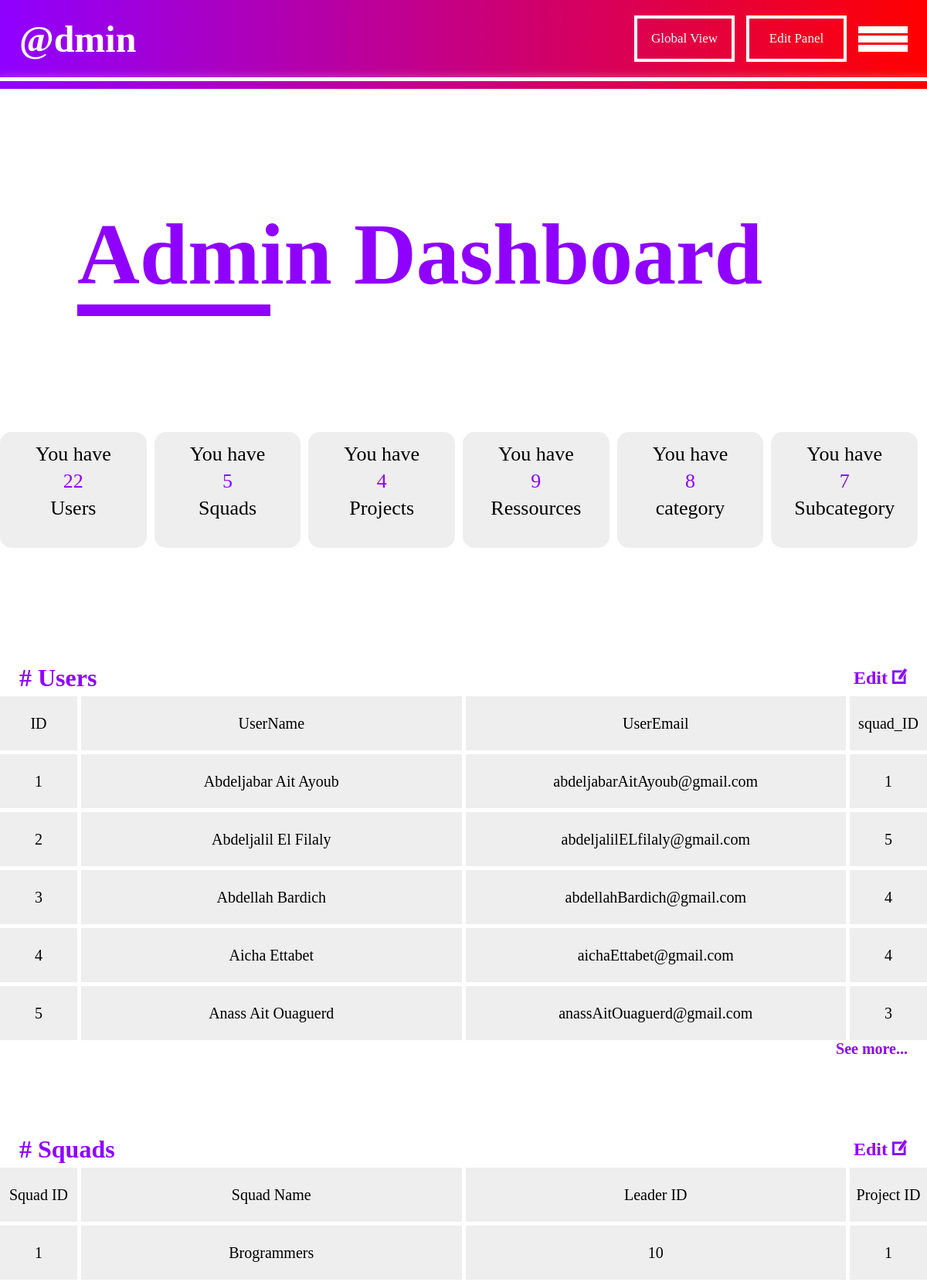
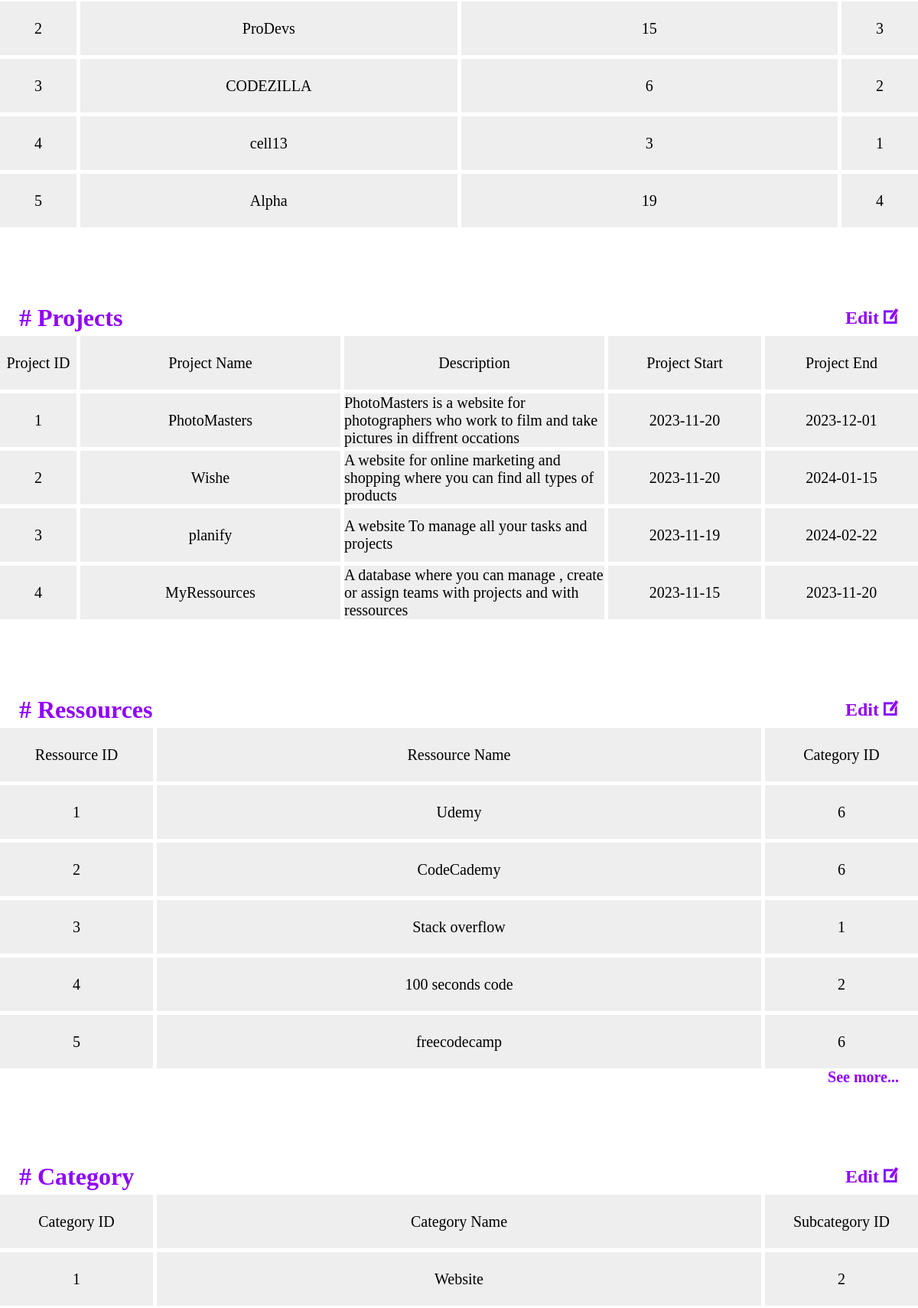
The app's page /admin.php (upper part) with its own data (2 pictures, top to bottom).
### tables this page shows
CREATE TABLE `users` (
  `UserID` int(11) NOT NULL,
  `UserName` varchar(40) DEFAULT NULL,
  `UserEmail` varchar(40) DEFAULT NULL,
  `squad_ID` int(11) DEFAULT NULL
);

CREATE TABLE `squads` (
  `squadID` int(11) NOT NULL,
  `squadName` varchar(30) DEFAULT NULL,
  `leaderID` int(11) DEFAULT NULL,
  `Current_projectID` int(11) DEFAULT NULL
);

CREATE TABLE `projects` (
  `projectID` int(11) NOT NULL,
  `projectNAME` varchar(50) DEFAULT NULL,
  `projectDescription` varchar(100) DEFAULT NULL,
  `projectStart` date DEFAULT NULL,
  `projectEnd` date DEFAULT NULL,
  `ressource_ID` int(11) DEFAULT NULL
);

CREATE TABLE `ressources` (
  `ressourceID` int(11) NOT NULL,
  `category_ID` int(11) DEFAULT NULL,
  `ressourceNAME` varchar(30) DEFAULT NULL
);

CREATE TABLE `category` (
  `categoryID` int(11) NOT NULL,
  `Its_subcategoryID` int(11) DEFAULT NULL,
  `categoryNAME` varchar(30) DEFAULT NULL
);

### php/functions.php (the view, shortened to what this page needs)
<?php
            function printUserTable($limit) {
                $servername = "localhost";
                $username = "root";
                $password = "";
                $dbname = "myressources";
                $conn = new mysqli($servername, $username,$password,$dbname);
                $sql = "";
                if ($limit == 0) {
                  $sql = "SELECT * FROM users";
                } else {
                  $sql = "SELECT * FROM users LIMIT $limit";
                }
                $result = $conn->query($sql);
                if ($result->num_rows > 0) {
                  while($row = $result->fetch_assoc()) {
                    echo "<div class='row'><div>". $row["UserID"]. "</div><div>". $row["UserName"]. "</div><div> " . $row["UserEmail"] ."</div><div> " . $row["squad_ID"]. " </div></div>";
                  }
                } else {
                  echo "0 results";
                }
            }
            function printSquadTable($limit) {
                $servername = "localhost";
                $username = "root";
                $password = "";
                $dbname = "myressources";
                $conn = new mysqli($servername, $username,$password,$dbname);
                $sql = "";
                if ($limit == 0) {
                  $sql = "SELECT * FROM squads";
                } else {
                  $sql = "SELECT * FROM squads LIMIT $limit";
                }
                $result = $conn->query($sql);
                if ($result->num_rows > 0) {
                  while($row = $result->fetch_assoc()) {
                    echo "<div class='row'><div>". $row["squadID"]. "</div><div>". $row["squadName"]. "</div><div> " . $row["leaderID"] ."</div><div> " . $row["Current_projectID"]. " </div></div>";
                  }
                } else {
                  echo "0 results";
                }
            }
            function printProjectTable($limit) {
                $servername = "localhost";
                $username = "root";
                $password = "";
                $dbname = "myressources";
                $conn = new mysqli($servername, $username,$password,$dbname);
                $sql = "";
                if ($limit == 0) {
                  $sql = "SELECT * FROM projects";
                } else {
                  $sql = "SELECT * FROM projects LIMIT $limit";
                }
                $result = $conn->query($sql);
                if ($result->num_rows > 0) {
                  while($row = $result->fetch_assoc()) {
                    echo "<div class='row'><div>". $row["projectID"]. "</div><div>". $row["projectNAME"]. "</div><div> " . $row["projectDescription"] ."</div><div class='start'> " . $row["projectStart"]."</div><div class='end'> ". $row["projectEnd"]." </div></div>";
                  }
                } else {
                  echo "0 results";
                }
            }
            function printRessourcesTable($limit) {
                $servername = "localhost";
                $username = "root";
                $password = "";
                $dbname = "myressources";
                $conn = new mysqli($servername, $username,$password,$dbname);
                $sql = "";
                if ($limit == 0) {
                  $sql = "SELECT * FROM ressources";
                } else {
                  $sql = "SELECT * FROM ressources LIMIT $limit";
                }
                $result = $conn->query($sql);
                if ($result->num_rows > 0) {
                  while($row = $result->fetch_assoc()) {
                    echo "<div class='row'><div class='start'>". $row["ressourceID"]. "</div><div>". $row["ressourceNAME"]. "</div><div class='start'> " . $row["category_ID"] ."</div></div>";
                  }
                } else {
                  echo "0 results";
                }
            }
            function printCategoryTable($limit) {
              $servername = "localhost";
              $username = "root";
              $password = "";
              $dbname = "myressources";
              $conn = new mysqli($servername, $username,$password,$dbname);
              $sql = "";
              if ($limit == 0) {
                $sql = "SELECT * FROM category";
              } else {
                $sql = "SELECT * FROM category LIMIT $limit";
              }
              $result = $conn->query($sql);
              if ($result->num_rows > 0) {
                while($row = $result->fetch_assoc()) {
                  echo "<div class='row'><div class='start'>". $row["categoryID"]. "</div><div>". $row["categoryNAME"]. "</div><div class='start'> " . $row["Its_subcategoryID"] ."</div></div>";
                }
              } else {
                echo "0 results";
              }
              echo "</div>";
          }
                function getCount($table) {
                    $servername = "localhost";
                    $username = "root";
                    $password = "";
                    $dbname = "myressources";
                    $conn = new mysqli($servername, $username,$password,$dbname);
                    $sql = "SELECT COUNT(*) AS userCount FROM $table";
                    $result = $conn->query($sql);
                    if ($result->num_rows > 0) {
                      while($row = $result->fetch_assoc()) {
                        echo $row["userCount"];
                      }
                    } else {
                      echo "0 Users";
                    }
                }
                ?>

### styles/style.css (style rules this page uses)
* { margin: 0; padding: 0; }
html { background-color: #fff; font-family: viga; color: #8f00ff; }
body { position: relative; }
:root { --text-color: #8f00ff; --accent-color: #f00; --dev-color: #00cc2d; --dev-bg: #460067; }
.row > div:first-child { max-width: 100px; }
.row > div:last-child { max-width: 100px; }
.row { display: flex; align-items: center; gap: 5px; }
.row > div { width: 100%; height: 70px; background-color: #eee; color: #000; font-size: 20px; display: flex; align-items: center; justify-content: center; position: relative; }
.start { max-width: 200px !important; }
.end { max-width: 200px !important; }

### records on screen
users: UserID "1", UserName "Abdeljabar Ait Ayoub", UserEmail "abdeljabarAitAyoub@gmail.com", squad_ID "1"
users: UserID "2", UserName "Abdeljalil El Filaly", UserEmail "abdeljalilELfilaly@gmail.com", squad_ID "5"
users: UserID "3", UserName "Abdellah Bardich", UserEmail "abdellahBardich@gmail.com", squad_ID "4"
users: UserID "4", UserName "Aicha Ettabet", UserEmail "aichaEttabet@gmail.com", squad_ID "4"
users: UserID "5", UserName "Anass Ait Ouaguerd", UserEmail "anassAitOuaguerd@gmail.com", squad_ID "3"
squads: squadID "1", squadName "Brogrammers", leaderID "10", Current_projectID "1"
squads: squadID "2", squadName "ProDevs", leaderID "15", Current_projectID "3"
squads: squadID "3", squadName "CODEZILLA", leaderID "6", Current_projectID "2"
squads: squadID "4", squadName "cell13", leaderID "3", Current_projectID "1"
squads: squadID "5", squadName "Alpha", leaderID "19", Current_projectID "4"
projects: projectID "1", projectNAME "PhotoMasters", projectDescription "PhotoMasters is a website for photographers who work to film and take pictures in diffrent occations", projectStart "2023-11-20", projectEnd "2023-12-01"
projects: projectID "2", projectNAME "Wishe", projectDescription "A website for online marketing and shopping where you can find all types of products", projectStart "2023-11-20", projectEnd "2024-01-15"
projects: projectID "3", projectNAME "planify", projectDescription "A website To manage all your tasks and projects", projectStart "2023-11-19", projectEnd "2024-02-22"
projects: projectID "4", projectNAME "MyRessources", projectDescription "A database where you can manage , create or assign teams with projects and with ressources", projectStart "2023-11-15", projectEnd "2023-11-20"
ressources: ressourceID "1", ressourceNAME "Udemy", category_ID "6"
ressources: ressourceID "2", ressourceNAME "CodeCademy", category_ID "6"
ressources: ressourceID "3", ressourceNAME "Stack overflow", category_ID "1"
ressources: ressourceID "4", ressourceNAME "100 seconds code", category_ID "2"
ressources: ressourceID "5", ressourceNAME "freecodecamp", category_ID "6"
category: categoryID "1", categoryNAME "Website", Its_subcategoryID "2"

### other values on screen
$row["userCount"] "22"
$row["userCount"] "5"
$row["userCount"] "4"
$row["userCount"] "9"
$row["userCount"] "8"
$row["userCount"] "7"
